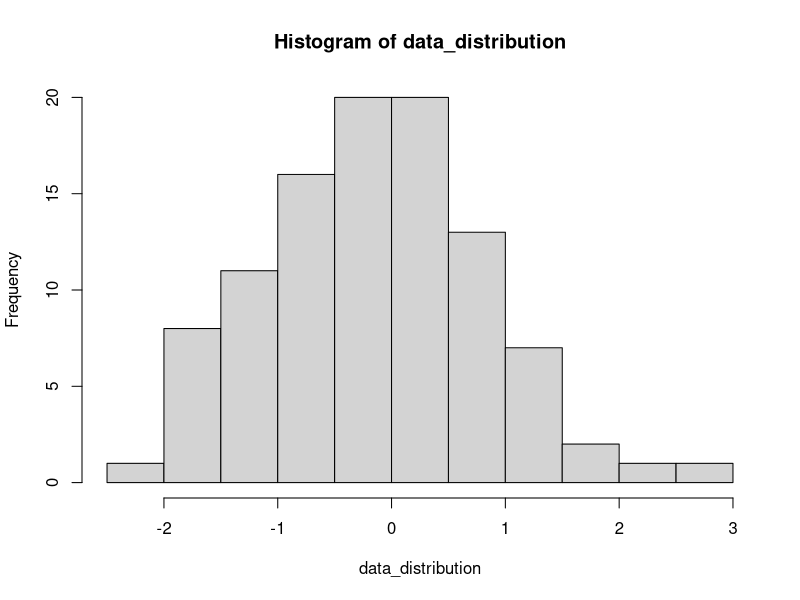
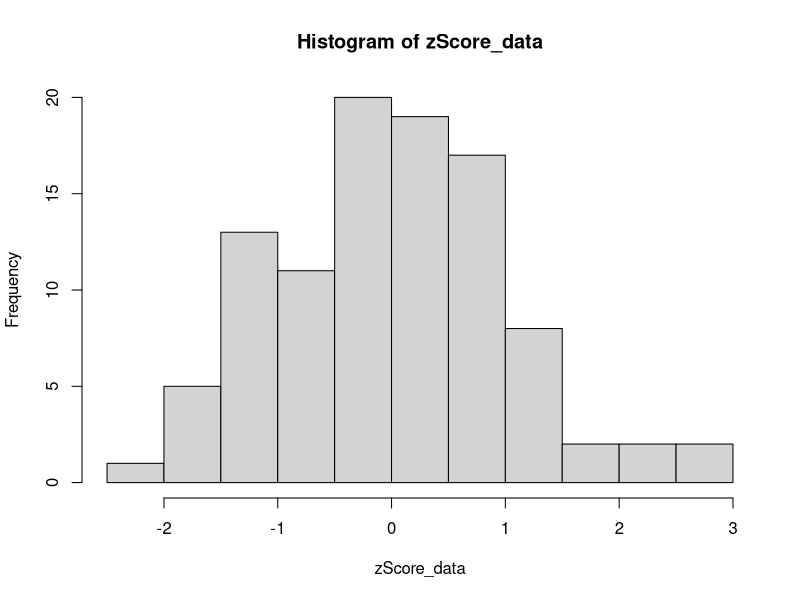
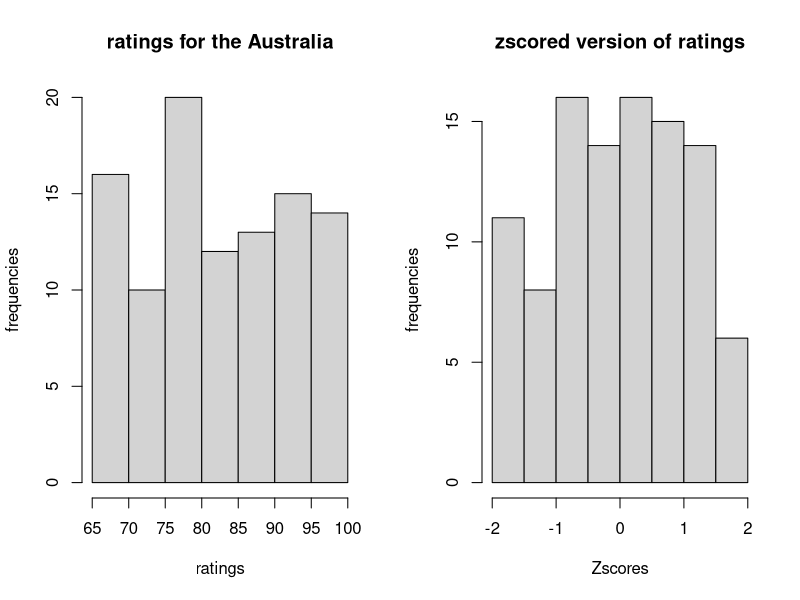

Write the R code that produced these figures, in order.
## ---- chunk 1
data_distribution = rnorm(100) # Creates 100 random number which makes it normal distribution
hist(data_distribution) # Now we plot it into histogram to see it is normal distribution
# Let's apply the z score
mean_data_distribution = mean(data_distribution) # First get the mean of data
sd_data_distribution = sd(data_distribution) # then we get the standart deviation of data
zScore_data = (data_distribution - mean_data_distribution) / sd_data_distribution
hist(zScore_data)
## ---- chunk 2
ratings_australia <- sample(65:99, 100, replace=T) # Creating dataset with given functions. 
z_ratings_australia <- scale(ratings_australia) # scale function is built-in function for calculating zscore.
par(mfrow = c(1,2))
hist(ratings_australia, main="ratings for the Australia", xlab="ratings", ylab="frequencies")
hist(z_ratings_australia, main="zscored version of ratings", xlab="Zscores", ylab="frequencies")
